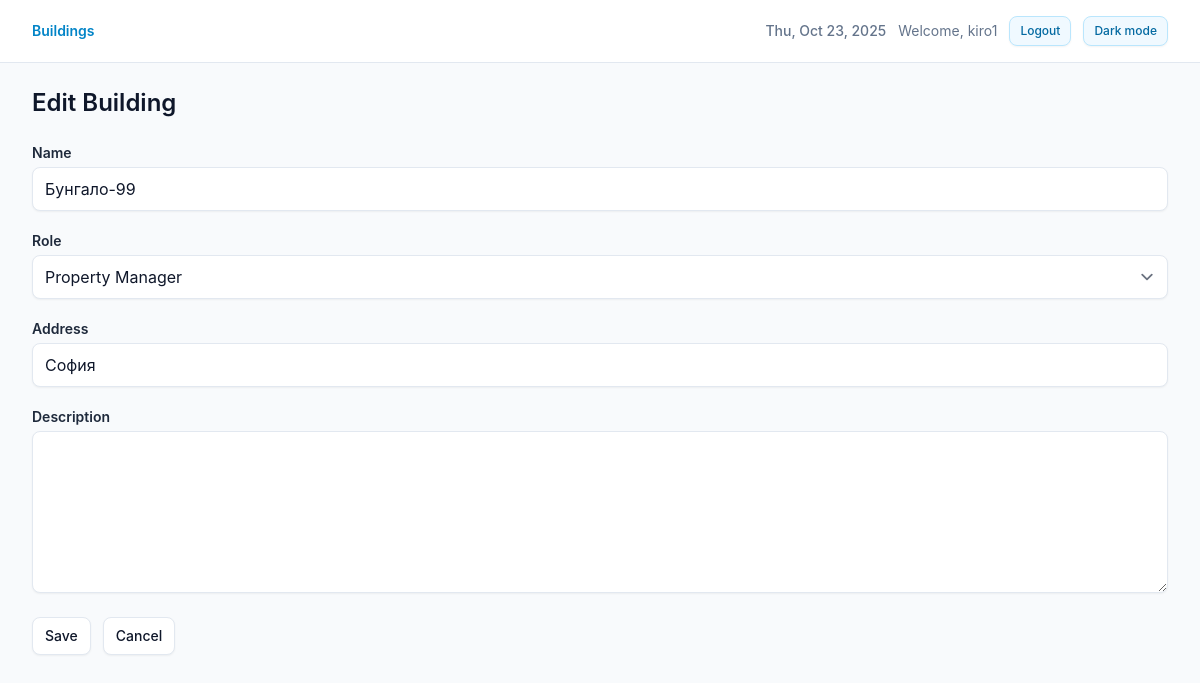
Page /buildings/9/edit/ (signed in) on the committed database.
### core/models.py (models this page shows, shortened)
class TimeStampedModel(models.Model):
    created_at = models.DateTimeField(auto_now_add=True, db_index=True)
    updated_at = models.DateTimeField(auto_now=True)
    class Meta:
        abstract = True

class Building(TimeStampedModel):
    class Role(models.TextChoices):
        TECH_SUPPORT = "TECH_SUPPORT", "Technical Support"
        PROPERTY_MANAGER = "PROPERTY_MANAGER", "Property Manager"
        EXTERNAL_CONTRACTOR = "EXTERNAL_CONTRACTOR", "External Contractor"
    owner = models.ForeignKey(
        settings.AUTH_USER_MODEL,
        on_delete=models.CASCADE,
        related_name="buildings",
    )
    name = models.CharField(max_length=255, db_index=True)
    address = models.CharField(max_length=512, blank=True)
    description = models.TextField(blank=True)
    role = models.CharField(
        max_length=32,
        choices=Role.choices,
        default=Role.TECH_SUPPORT,
    )
    objects = BuildingQuerySet.as_manager()
    class Meta:
        ordering = ["name", "id"]

### core/views.py (the view, shortened to what this page needs)
# urls.py: path("buildings/<int:pk>/edit/", views.BuildingUpdateView.as_view(), name="building_update"),
class BuildingUpdateView(LoginRequiredMixin, UserPassesTestMixin, UpdateView):
    model = Building
    form_class = BuildingForm
    template_name = "core/building_form.html"
    def get_form_kwargs(self):
        kwargs = super().get_form_kwargs()
        kwargs["user"] = self.request.user
        return kwargs
    def test_func(self):
        building = self.get_object()
        return _user_can_access_building(self.request.user, building)

### core/forms.py (shortened to what this page needs)
class BuildingForm(forms.ModelForm):
    class Meta:
        model = Building
        fields = ["name", "role", "address", "description", "owner"]  # 'owner' shown only to staff
        widgets = {
            "description": forms.Textarea(attrs={"rows": 6}),
        }
    def __init__(self, *args, user=None, **kwargs):
        super().__init__(*args, **kwargs)
        self._user = user
        if user and user.is_staff:
            self.fields["owner"].queryset = User.objects.order_by("username")
        else:
            self.fields.pop("owner", None)

### core/context_processors.py (called while the page is built)
def theme(request):
    return {
        "theme": request.session.get("theme", "light"),
    }

### core/views.py (called while the page is built)
def _user_can_access_building(user, building: Building) -> bool:
    return user.is_staff or building.owner_id == user.id

### templates/core/building_form.html (shortened to what this page needs)
{% extends "base.html" %}
{% block content %}
  {% with page_title=form.instance.pk|yesno:"Edit Building,New Building" %}
    {% include "core/_form_layout.html" with form=form title=page_title subtitle="" cancel_url=cancel_url %}
  {% endwith %}
{% endblock %}

### templates/base.html (shortened to what this page needs)
{% load static %}
<!doctype html>
<html lang="en" class="h-full {% if theme == 'dark' %}dark{% endif %}">
  <head>
    <link rel="stylesheet" href="{% static 'css/dist.css' %}?v={% now 'U' %}"/>
  </head>
  <body class="min-h-screen bg-slate-50 text-brand-foreground transition-colors dark:bg-slate-950 dark:text-slate-100">
    <div class="flex min-h-screen flex-col">
      <header class="border-b border-slate-200 bg-white/90 backdrop-blur dark:border-slate-800 dark:bg-slate-900/90">
        <div class="mx-auto flex w-full max-w-7xl flex-wrap items-center justify-between gap-4 px-4 py-4 sm:px-6 lg:px-8">
          <nav class="flex flex-1 flex-wrap items-center gap-4" aria-label="Primary">
            {% block topbar_left %}
              <a href="{% url 'buildings_list' %}" class="text-sm font-semibold text-sky-600 hover:text-sky-700 dark:text-sky-300 dark:hover:text-sky-200">Buildings</a>
            {% endblock %}
          </nav>
          <div class="flex flex-wrap items-center gap-3 text-sm text-slate-500 dark:text-slate-300">
            {% block topbar_right %}
              {% if user.is_authenticated %}
                <time datetime="{% now 'c' %}" class="font-medium">{% now 'D, M j, Y' %}</time>
                <span class="hidden sm:inline-flex">Welcome, {{ user.get_full_name|default:user.username }}</span>
                <form action="{% url 'logout' %}" method="post" class="inline-flex">
                  <button type="submit" class="btn btn-secondary btn-sm">Logout</button>
                </form>
                <a class="btn btn-secondary btn-sm" href="{% url 'toggle_theme' %}">
                  {% if theme == 'dark' %}Light mode{% else %}Dark mode{% endif %}
                </a>
              {% else %}
                <a class="btn btn-secondary btn-sm" href="{% url 'toggle_theme' %}">
                  {% if theme == 'dark' %}Light mode{% else %}Dark mode{% endif %}
                </a>
                <a class="btn" href="{% url 'login' %}">Login</a>
              {% endif %}
            {% endblock %}
          </div>
        </div>
      </header>
      <main class="flex-1">
        <div class="mx-auto w-full max-w-7xl px-4 py-6 sm:px-6 lg:px-8">
          {% block content %}{% endblock %}
        </div>
      </main>
    </div>
  </body>
</html>

### templates/core/_form_layout.html (shortened to what this page needs)
<section class="space-y-6">
  <header class="space-y-1">
    <h1 class="text-2xl font-semibold text-brand-foreground dark:text-white">{{ title }}</h1>
  </header>
  <form method="post" novalidate class="space-y-6">
    <div class="grid gap-5">
      {% for field in form.visible_fields %}
        {% if field.field.widget.input_type == 'checkbox' %}
          <div class="space-y-1">
            <label class="inline-flex items-center gap-2 text-sm font-medium text-slate-700 dark:text-slate-200">
              {{ field }}
              <span>{{ field.label }}</span>
            </label>
            {% if field.help_text %}<div class="help">{{ field.help_text|safe }}</div>{% endif %}
            {% if field.errors %}
              <div class="errors">{% for e in field.errors %}<div>{{ e }}</div>{% endfor %}</div>
            {% endif %}
          </div>
        {% else %}
          <div class="space-y-1">
            <label for="{{ field.id_for_label }}">{{ field.label }}</label>
            {{ field }}
          </div>
        {% endif %}
      {% endfor %}
    </div>
    <div class="flex flex-wrap gap-3">
      <button class="btn" type="submit">Save</button>
      <a class="btn" href="{{ cancel_url|default:'javascript:history.back()' }}">Cancel</a>
    </div>
  </form>
</section>

### rows in the picture
Building: visible_fields "Бунгало-99" "Property Manager" "София"

### other values in the picture
{{ user.get_full_name|default:user.username }} "kiro1"
{{ title }} "Edit Building"
{{ field.label }} "Name" "Role" "Address" "Description"
